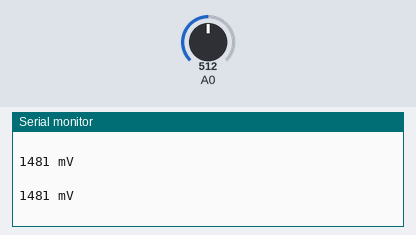
Bench run of a sketch on a simulated Arduino Uno, built with avr-gcc and run on an emulated ATmega328P. Parts: the last lines printed to the serial monitor. The test bench sets the inputs (shaded band); at power-on: A0 = 512.

Above: at 1.3 s.
1.4 s: A0 set to 716
At 1.81 s:
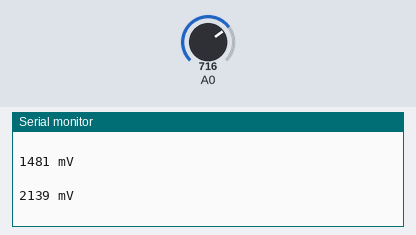
2.9 s: A0 set to 900
At 3.31 s:
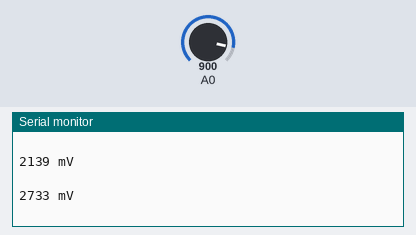
Timing chart, 0 to 5.9 s (numbered marks = the images above; inputs shaded):
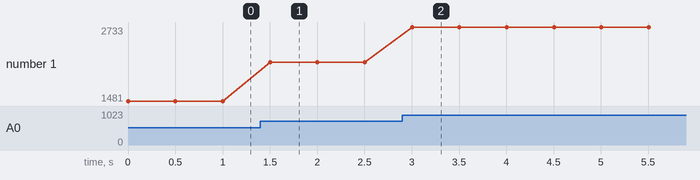

Measured:
- after the input at 1.4 s, the serial monitor: prints a new line after 0.10 s (image 1)
- after the input at 2.9 s, the serial monitor: prints a new line after 0.10 s (image 2)
- plotted number 1: 1481 → 2139 after the input at 1.4 s, 2139 → 2733 after the input at 2.9 s

The sketch:

test3.ino
```cpp
void setup() {
  // put your setup code here, to run once:
  Serial.begin(115200);
}

void loop() {
  // put your main code here, to run repeatedly:

  int val = analogRead(A0);
  val = map(val, 0, 1023, 0, 3300);
  Serial.print(val - 170);
  Serial.println(" mV");
  //float corriente = (voltaje - 2.5)/0.13103;

  //Serial.print("v:");Serial.println(voltaje);
  //Serial.print("I:");Serial.println(corriente);
  Serial.println(" ");
  delay(500);
}
```
